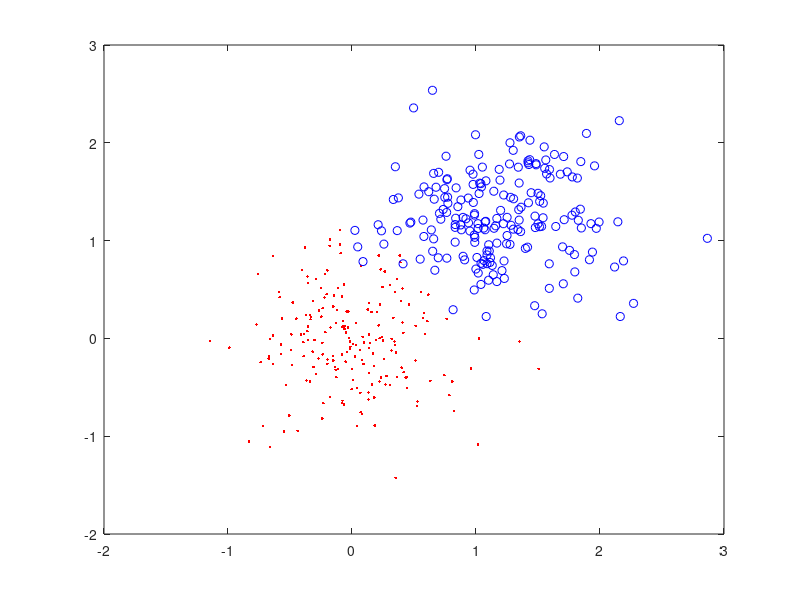

Source code (MATLAB): (Note: this script raises an error after producing the figure.)
% Code for SVM-linear case (askisi 4)
% "Introduction to Pattern Recognition: A MATLAB Approach"
% S. Theodoridis, A. Pikrakis, K. Koutroumbas, D. Cavouras

close('all');
clear;

% Generate and plot X1
randn('seed',50)
m=[0 0; 1.2 1.2]'; % mean vectors
S=0.2*eye(2); % covariance matrix
points_per_class=[200 200];
X1=mvnrnd(m(:,1),S,points_per_class(1))';
X1=[X1 mvnrnd(m(:,2),S,points_per_class(2))'];
y1=[ones(1,points_per_class(1)) -ones(1,points_per_class(2))];

figure(1), plot(X1(1,y1==1),X1(2,y1==1),'r.', X1(1,y1==-1),X1(2,y1==-1),'bo')

% Generate X2
randn('seed',100)
X2=mvnrnd(m(:,1),S,points_per_class(1))';
X2=[X2 mvnrnd(m(:,2),S,points_per_class(2))'];
y2=[ones(1,points_per_class(1)) -ones(1,points_per_class(2))];

% Generate the required SVM classifier
kernel='linear';
kpar1=0;
kpar2=0;
%C=0.1; 
%C=0.2;
% C= 0.5;
% C=1;
% C=2;
 C=20;
tol=0.001;
steps=100000;
eps=10^(-10);
method=0;
[alpha, w0, w, evals, stp, glob] = SMO2(X1', y1',kernel, kpar1, kpar2, C, tol, steps, eps, method);

% Compute the classification error on the training set
Pe_tr=sum((2*(w*X1-w0>0)-1).*y1<0)/length(y1)

% Compute the classification error on the test set
Pe_te=sum((2*(w*X2-w0>0)-1).*y2<0)/length(y2)

% Plot the classifier hyperplane
global figt4
figt4=2;
svcplot_book(X1',y1',kernel,kpar1,kpar2,alpha,-w0)

% Count the support vectors
sup_vec=sum(alpha>0)

% Compute the margin
marg=2/sqrt(sum(w.^2))

